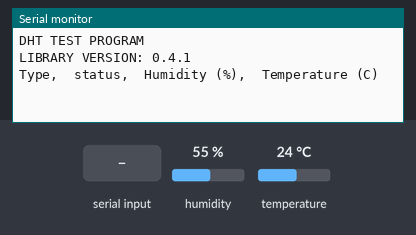
Recording of a sketch running on a simulated Arduino Uno, built with avr-gcc and run on an emulated ATmega328P. Shown: the last lines printed to the serial monitor. Inputs (shaded band) come from the test bench; at power-on: humidity 55 %, temperature 24 °C.

Above: at 1.2 s.
1.3 s: "90,45\n" received over Serial
At 2.2 s:
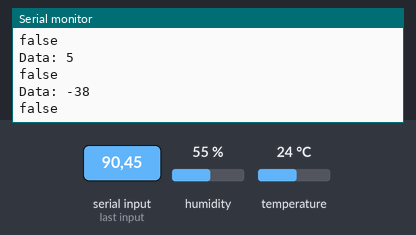
2.8 s: "30,150\n" received over Serial
At 3.6 s:
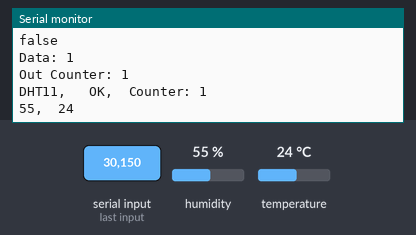
4.3 s: "2\n" received over Serial
At 7.2 s:
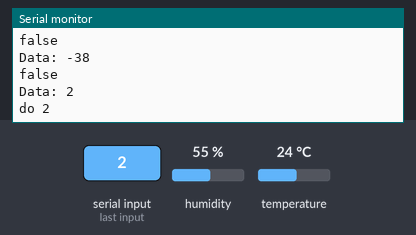
7.3 s: byte 1 (1) received over Serial
8.8 s: byte 2 (2) received over Serial
At 9.6 s:
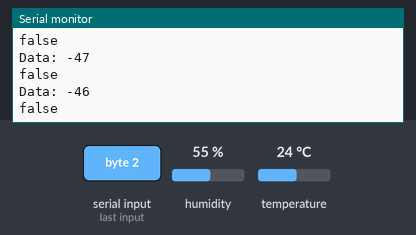
Timing chart, 0 to 11.3 s (numbered marks = the images above; inputs shaded):
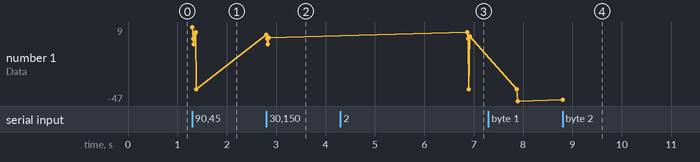

Measured:
- after the input at 1.3 s, the serial monitor: prints a new line at once (image 1)
- after the input at 2.8 s, the serial monitor: prints a new line at once (image 2)
- after the input at 4.3 s, the serial monitor: prints a new line after 2.6 s (image 3)
- after the input at 8.8 s, the serial monitor: prints a new line at once (image 4)
- plotted number 1: 2 → -47 after the input at 7.3 s, -47 → -46 after the input at 8.8 s

The sketch:

test_communication.ino
```cpp
#include <dht11.h>
dht11 DHT;
#define DHT11_PIN 4
bool JobDone = true;

void setup(){
  Serial.begin(9600);
  while (!Serial){
    ; // Wait for serial port to connect.
  }
  Serial.println("DHT TEST PROGRAM ");
  Serial.print("LIBRARY VERSION: ");
  Serial.println(DHT11LIB_VERSION);
  Serial.println();
  Serial.println("Type,\tstatus,\tHumidity (%),\tTemperature (C)");

}

void loop(){
  if(Serial.available() > 0){
    int data = Serial.read() - '0';
    bool isDone = false;
    int counter = 1;
    Serial.print("Data: ");
    Serial.println(data);
    switch (data) {
      case 1:
        while(!isDone){
          Serial.print("Out Counter: ");
          Serial.println(counter);
          isDone = readHumidity(&counter);
        }
        break;
      case 2:
        Serial.println("do 2");
        delay(1000);
        Serial.println(JobDone, BIN);
        break;

      default:
        Serial.println("false");
        break;
    }
 }
}

bool readHumidity(int *count){
  int chk;
  Serial.print("DHT11, \t");
  chk = DHT.read(DHT11_PIN);    // READ DATA
  switch (chk){
    case DHTLIB_OK:
      Serial.print("OK,\t");
      break;
    case DHTLIB_ERROR_CHECKSUM:
      Serial.print("Checksum error,\t");
      break;
    case DHTLIB_ERROR_TIMEOUT:
      Serial.print("Time out error,\t");
      break;
    default:
      Serial.print("Unknown error,\t");
      break;
  }
  // DISPLAY DATA
  Serial.print("Counter: ");
  Serial.println(*count);
  Serial.print(DHT.humidity,1);
  Serial.print(",\t");
  Serial.println(DHT.temperature,1);
  *count += 1;
  delay(2000);
  if (*count == 3) {
    Serial.println(JobDone, BIN);
    return JobDone;
  }
  return !JobDone;
}
```
